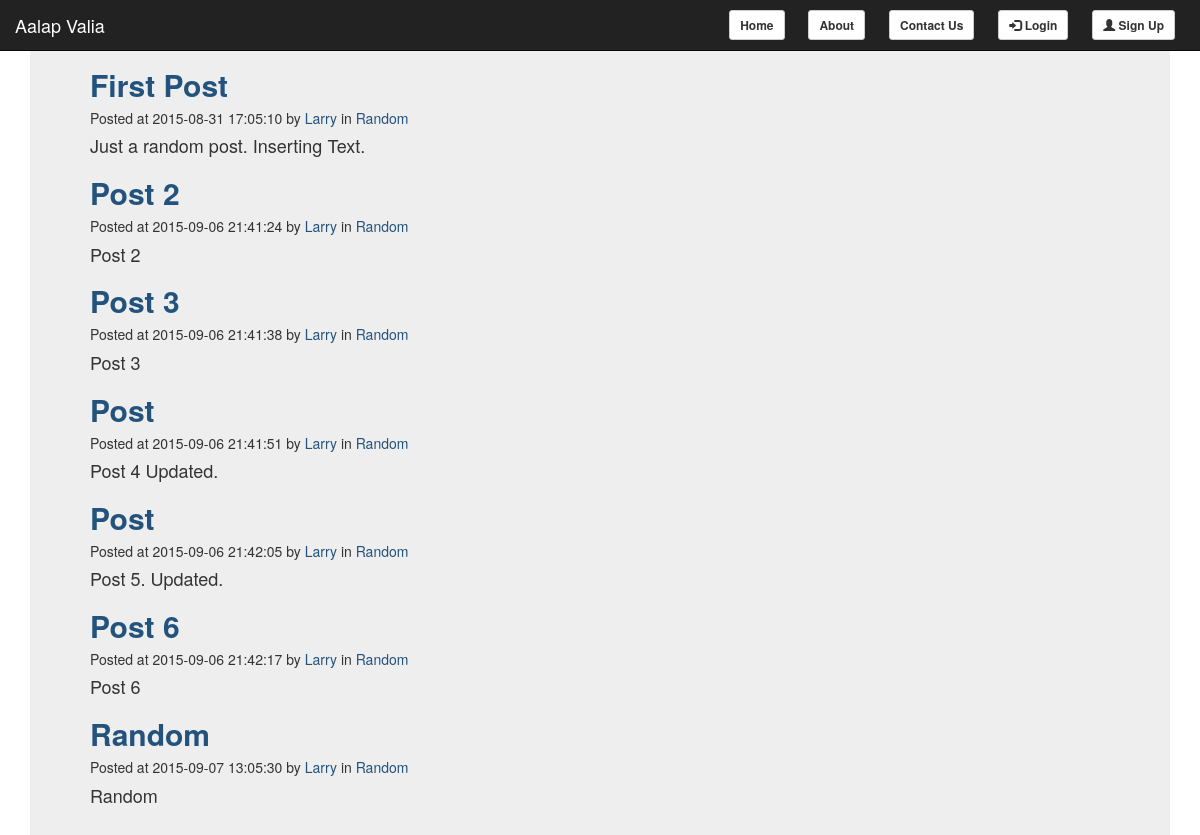
The page /api/cat_posts.php?cat=Random on the database its author committed.
### tables this page shows
CREATE TABLE IF NOT EXISTS `blog_master` (
`blog_id` int(11) NOT NULL,
  `blogger_id` int(11) NOT NULL,
  `blog_title` varchar(255) NOT NULL,
  `blog_desc` longtext NOT NULL,
  `blog_category` text NOT NULL,
  `blog_author` varchar(32) NOT NULL,
  `blog_is_active` tinyint(1) NOT NULL DEFAULT '1',
  `creation_date` timestamp NOT NULL DEFAULT CURRENT_TIMESTAMP,
  `updated_date` timestamp NOT NULL DEFAULT CURRENT_TIMESTAMP
);

### api/cat_posts.php (the view, shortened to what this page needs)
<?php
$servername = "localhost";
$username = "root";
$password = "";
$dbname="blog";
$cat=$_GET["cat"];
echo '<link rel="stylesheet" type="text/css" href="../css/bootstrap.css">';
$conn = mysqli_connect($servername, $username, $password,$dbname);
$sql = "SELECT * FROM `blog_master` where blog_category='$cat'";
$result = mysqli_query($conn, $sql);
?>
<!DOCTYPE html>
<html>
<link rel="stylesheet" type="text/css" href="css\bootstrap.css">
<body>
 <nav class="navbar navbar-inverse navbar-fixed-top">
   <div class="container-fluid">
     <div class="navbar-header">
       <a class="navbar-brand" href="..\Home.php">Aalap Valia</a>
     </div>
     <div>
       <ul class="list-inline">
         <li><a class="btn btn-default btn-sm" href="..\Home.php" role="button">Home</a></li>
         <li><a class="btn btn-default btn-sm" href="#" role="button">About</a></li>
         <li><a class="btn btn-default btn-sm" href="#" role="button">Contact Us</a></li>
         <li><a class="btn btn-default btn-sm" href="..\views\Login.html" role="button"><span class="glyphicon glyphicon-log-in"></span> Login</a></li>
         <li><a class="btn btn-default btn-sm" href="..\views\SignUp.html" role="button"><span class="glyphicon glyphicon-user"></span> Sign Up</a></li>
       </ul>
     </div>
   </div>
 </nav>
<div class="container">
  <div class="jumbotron">
    <p>
<?php
if (mysqli_num_rows($result) > 0)
{
    while($row = mysqli_fetch_assoc($result))
    {
    	$bid=$row["blog_id"];
    	echo '<p><h2><strong><a href="Display_One.php?id='.$bid.'">'.$row["blog_title"].'</strong></a>';
        echo '<h5>'."Posted at ".$row["creation_date"]." by ".'<a href="user_posts.php?id='.$row["blogger_id"].'">'.$row["blog_author"].'</a>'." in ".'<a href="cat_posts.php?cat='.$row["blog_category"].'">'.$row["blog_category"].'</a>';
        echo '<h4>'.$row["blog_desc"].'<br>';
    }
}
else
{
    echo "0 results";
}
?>
 </div>
</div>
</body>
</html>

### rows shown on the page
blog_master: blog_title "First Post", creation_date "2015-08-31 17:05:10", blog_author "Larry", blog_category "Random", blog_desc "Just a random post. Inserting Text."
blog_master: blog_title "Post 2", creation_date "2015-09-06 21:41:24", blog_author "Larry", blog_category "Random", blog_desc "Post 2"
blog_master: blog_title "Post 3", creation_date "2015-09-06 21:41:38", blog_author "Larry", blog_category "Random", blog_desc "Post 3"
blog_master: blog_title "Post", creation_date "2015-09-06 21:41:51", blog_author "Larry", blog_category "Random", blog_desc "Post 4 Updated."
blog_master: blog_title "Post", creation_date "2015-09-06 21:42:05", blog_author "Larry", blog_category "Random", blog_desc "Post 5. Updated."
blog_master: blog_title "Post 6", creation_date "2015-09-06 21:42:17", blog_author "Larry", blog_category "Random", blog_desc "Post 6"
blog_master: blog_title "Random", creation_date "2015-09-07 13:05:30", blog_author "Larry", blog_category "Random", blog_desc "Random"
